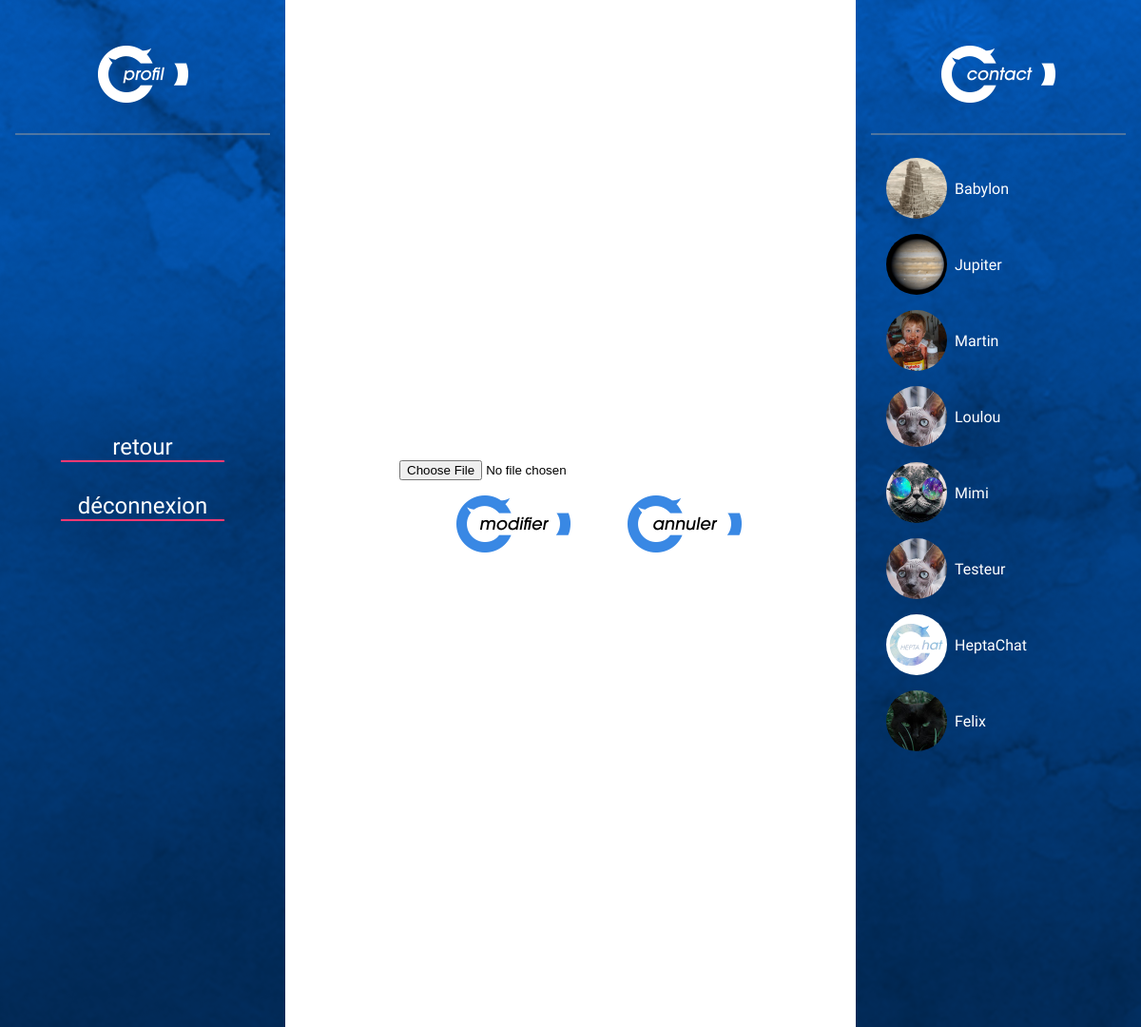
The app's page /chat_editprofile.php with its own data.
### tables this page shows
CREATE TABLE IF NOT EXISTS `formulaire` (
  `id` int(11) NOT NULL AUTO_INCREMENT,
  `pseudo` varchar(255) NOT NULL,
  `mdp` text NOT NULL,
  `email` varchar(255) NOT NULL,
  `online` tinyint(1) NOT NULL,
  `image` varchar(255) NOT NULL DEFAULT 'ProfilePics/0.jpg',
  PRIMARY KEY (`id`)
);

### chat_editprofile.php (the view, shortened to what this page needs)
<?php
try{$db = new PDO('mysql:host=localhost;dbname=heptachat;charset=utf8', 'root', '');}
catch(Exception $e){die('Erreur : '.$e->getMessage());}
?>
<!doctype html>
<html lang="fr">
<head>
  <link rel="stylesheet" href="style.css">
</head>
<body>
  <div id="home" class="all">
    <div class="cols">
      <div class="leftbg">
        <div class="leftcol">
          <div class="leftbtn">
            <img class="profilbtn" src="boutProfil.png" alt="Profil"/>
          </div>
          <div class="profilpic2">
            <?php
            try{$db = new PDO('mysql:host=localhost;dbname=heptachat;charset=utf8', 'root', '');}
            catch(Exception $e){die('Erreur : '.$e->getMessage());}
                ?>
          </div>
          <div class="linkprofil">
            <a class="txtprofil" href="chat.php">retour</a>
            <a class="txtprofil" href="logout.php">déconnexion</a>
          </div>
        </div>
      </div>
      <div class="middle">
        <div class="uploadblock">
          <form action="profile_imageupload.php" method="post" enctype="multipart/form-data">
              <input type="file" name="file" id="file">
            <div class="buttons">
              <input class="sendbtn" type="image" src="boutmodifB.png" onClick="history.go(0)" Value="Modifier"/>
              <a href="chat.php"><img class="refresh" src="boutAnnulB.png" Value="Annuler"/></a>
            </div>
          </form>
        </div>
      </div>
  <div class="rightbg">
    <div class="rightcol">
      <div class="rightbtn">
        <img class="contactbtn" src="boutContact.png" alt="Contact"/>
      </div>
      <div class="contactlist">
        <div class="contactline">
          <?php
          try{$db = new PDO('mysql:host=localhost;dbname=heptachat;charset=utf8', 'root', '');}
          catch(Exception $e){die('Erreur : '.$e->getMessage());}
          $answer = $db->query('SELECT pseudo, online, image FROM formulaire ORDER BY ID LIMIT 0,8');
          while ($data = $answer->fetch())
          {
            if ($data['online']==true)
            {
              ?>
              <div class="userline">
                <img class="userpic" src="<?php echo $data['image'];?>"/>
                <div class="userlist"><?php echo htmlspecialchars($data['pseudo']); ?>
                </div>
              </div>
              <?php
            }
          }
          ?>
        </div>
      </div>
    </div>
  </div>
</div>
</div>
</body>
</html>

### style.css (style rules this page uses)
html { overflow-y:hidden; }
.all { font-family:'Dosis', sans-serif; display:flex; margin-left:auto; margin-right:auto; max-height:1080px; max-width:1960px; height:100%; }
.refresh { display:flex; margin:16px auto; }
.sendbtn { display:flex; margin:16px auto; }
.cols { display:flex; justify-content:space-around; width:100%; }
.leftbg { display:flex; flex-flow:column; background-image:url(FondGauche.png); background-position:right; width:25%; }
.leftcol { display:flex; flex-flow:column; width:100%; justify-content:center; }
.profilpic2 { height:128px; width:128px; margin-left:auto; margin-right:auto; margin-top:8px; border-radius:0px 25px 25px 25px; filter:grayscale(100%); }
.rightbg { display:flex; background-image:url(FondDroit.png); background-position:left; justify-content:center; width:25%; }
.rightcol { width:100%; }
.leftbtn { padding:32px; border-bottom:2px solid; border-color:rgba(155,155,155,0.5); margin:16px; }
.rightbtn { padding:32px; border-bottom:2px solid; border-color:rgba(155,155,155,0.5); margin:16px; }
body { margin:0; height:1080px; }
.middle { display:flex; flex-flow:column; justify-content:flex-start; background-color:white; width:50%; min-width:360px; }
.linkprofil { display:flex; flex-flow:column; text-align:center; justify-content:center; margin-top:64px; margin-bottom:64px; }
.txtprofil { margin:16px 64px; color:white; text-decoration:none; border-bottom: 2px solid #ff3972; font-size:150%; }
.profilbtn { display:flex; margin:auto; }
.contactbtn { display:flex; margin:auto; }
.contactlist { display:flex; }
.contactline { display:flex; flex-flow:column; min-height: -webkit-min-content; margin:0; }
.userline { display:flex; flex-flow:row; justify-content:left; margin:8px 16px; }
.userpic { height:64px; width:64px; margin-left:16px; border-radius:100%; }
.userlist { margin:auto 8px; color:white; }
.buttons { display:flex; flex-flow:row; margin:auto; width:360px; }
.uploadblock { display:flex; margin:auto; }

### records on screen
formulaire: image (picture), pseudo "Babylon"
formulaire: image (picture), pseudo "Jupiter"
formulaire: image (picture), pseudo "Martin"
formulaire: image (picture), pseudo "Loulou"
formulaire: image (picture), pseudo "Mimi"
formulaire: image (picture), pseudo "Testeur"
formulaire: image (picture), pseudo "HeptaChat"
formulaire: image (picture), pseudo "Felix"
